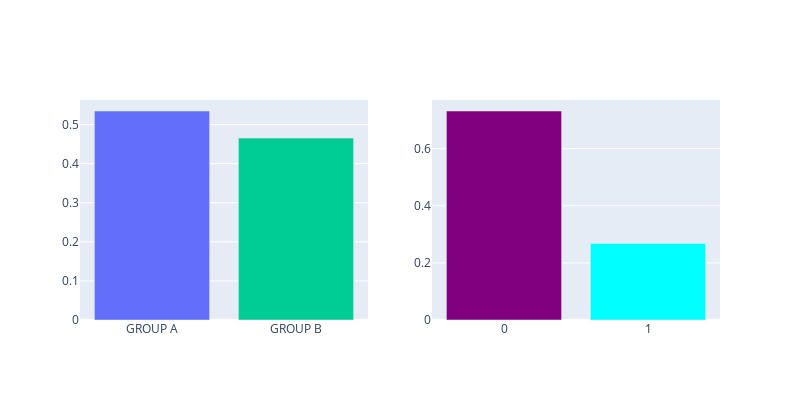
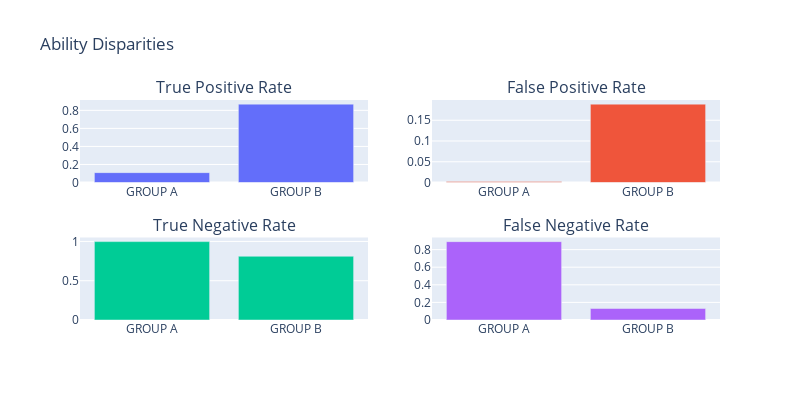
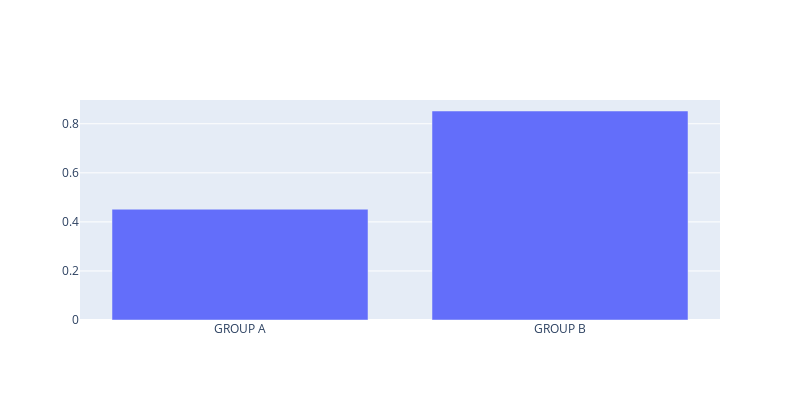

Here is the notebook cell these charts were saved with, in order:
### Markdown cell above
<a id='6'></a>
## 6. Testing Bias with FairDetect 
### Representation works now with classes implementation

### Code cell
sensitive = 'Group' # sensible variable one wants to test for biases
labels = {0:'GROUP A',1:'GROUP B'} # 0 - GROUP A and 1 - GROUP B Because we dont know yet what Group is referring to
fd.identify_bias('Group',labels)

### Figure 1 — Plotly figure (JSON) as saved in the notebook; plotly's stock layout.template omitted (floating-point values rounded to 4 significant figures)
{"data": [{"showlegend": false, "type": "bar", "x": ["GROUP A"], "xaxis": "x", "y": [0.5347], "yaxis": "y"}, {"marker": {"color": "purple"}, "showlegend": false, "type": "bar", "x": ["0"], "xaxis": "x2", "y": [0.7318], "yaxis": "y2"}, {"showlegend": false, "type": "bar", "x": ["GROUP B"], "xaxis": "x", "y": [0.4653], "yaxis": "y"}, {"marker": {"color": "cyan"}, "showlegend": false, "type": "bar", "x": ["1"], "xaxis": "x2", "y": [0.2682], "yaxis": "y2"}], "layout": {"height": 400, "width": 800, "xaxis": {"anchor": "y", "domain": [0, 0.45]}, "xaxis2": {"anchor": "y2", "domain": [0.55, 1]}, "yaxis": {"anchor": "x", "domain": [0, 1]}, "yaxis2": {"anchor": "x2", "domain": [0, 1]}}}

### Figure 2 — Plotly figure (JSON) as saved in the notebook; plotly's stock layout.template omitted (floating-point values rounded to 4 significant figures)
{"data": [{"type": "bar", "x": ["GROUP A", "GROUP B"], "xaxis": "x", "y": [0.1094, 0.8692], "yaxis": "y"}, {"type": "bar", "x": ["GROUP A", "GROUP B"], "xaxis": "x2", "y": [0.002412, 0.1889], "yaxis": "y2"}, {"type": "bar", "x": ["GROUP A", "GROUP B"], "xaxis": "x3", "y": [0.9976, 0.8111], "yaxis": "y3"}, {"type": "bar", "x": ["GROUP A", "GROUP B"], "xaxis": "x4", "y": [0.8906, 0.1308], "yaxis": "y4"}], "layout": {"annotations": [{"font": {"size": 16}, "showarrow": false, "text": "True Positive Rate", "x": 0.225, "xanchor": "center", "xref": "paper", "y": 1, "yanchor": "bottom", "yref": "paper"}, {"font": {"size": 16}, "showarrow": false, "text": "False Positive Rate", "x": 0.775, "xanchor": "center", "xref": "paper", "y": 1, "yanchor": "bottom", "yref": "paper"}, {"font": {"size": 16}, "showarrow": false, "text": "True Negative Rate", "x": 0.225, "xanchor": "center", "xref": "paper", "y": 0.375, "yanchor": "bottom", "yref": "paper"}, {"font": {"size": 16}, "showarrow": false, "text": "False Negative Rate", "x": 0.775, "xanchor": "center", "xref": "paper", "y": 0.375, "yanchor": "bottom", "yref": "paper"}], "height": 400, "showlegend": false, "title": {"text": "Ability Disparities"}, "width": 800, "xaxis": {"anchor": "y", "domain": [0, 0.45]}, "xaxis2": {"anchor": "y2", "domain": [0.55, 1]}, "xaxis3": {"anchor": "y3", "domain": [0, 0.45]}, "xaxis4": {"anchor": "y4", "domain": [0.55, 1]}, "yaxis": {"anchor": "x", "domain": [0.625, 1]}, "yaxis2": {"anchor": "x2", "domain": [0.625, 1]}, "yaxis3": {"anchor": "x3", "domain": [0, 0.375]}, "yaxis4": {"anchor": "x4", "domain": [0, 0.375]}}}

### Figure 3 — Plotly figure (JSON) as saved in the notebook; plotly's stock layout.template omitted (floating-point values rounded to 4 significant figures)
{"data": [{"type": "bar", "x": ["GROUP A", "GROUP B"], "y": [0.4516, 0.8521]}], "layout": {"height": 400, "width": 800}}
